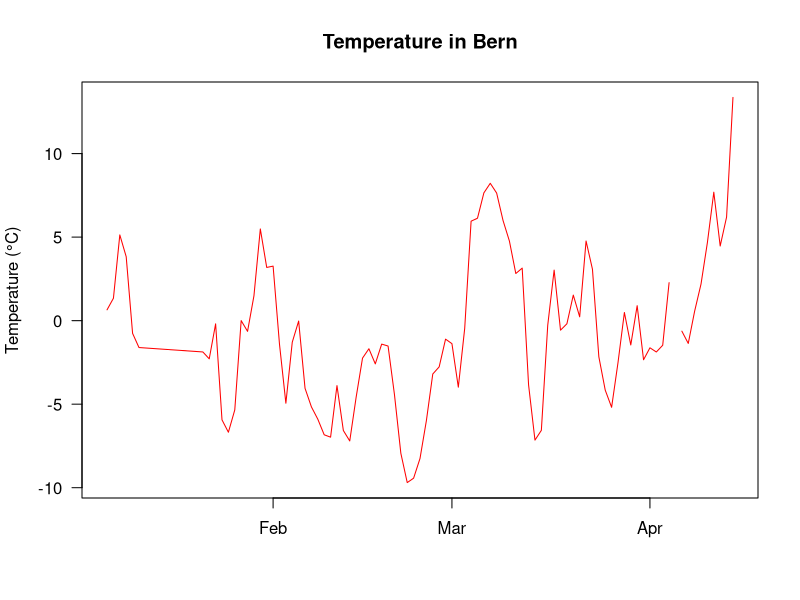

The R source for this figure:

# -----------------------------------------------------------------------------
# Title: R Script Template

# Description: This is an example of how a sturctured R script may look like

# Author: Simon Knüsel

# Date: 2020-09-20
# -----------------------------------------------------------------------------


# Prepare workspace --------------------

# Set working directory
setwd("/Users/Desktop/R_Basic_Introduction/") # replace with your working directory

# Load all required packages
library(dplyr)


# Load data --------------------
temp <- read.csv("01_Data/temperature.csv")

# Get an overview of data
head(temp)
str(temp)


# Manipulate data --------------------

# Do not forget to comment your code
temp$year <- 2019
temp_bern <- subset(temp, site == "Bern")

# Do not forget to break long code into multiple lines
temp_bern$date <- as.Date(paste(temp_bern$year, temp_bern$month, 
                                temp_bern$day, sep = "-"))


# Plot data --------------------
plot(data = temp_bern, temp ~ date, type = "l", col = "red", 
     xlab = "", ylab = "Temperature (°C)", main = "Temperature in Bern",
     las = 1)


# Save data --------------------
write.csv(x = temp_bern, file = "01_Data/temperature_bern.csv")

